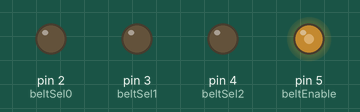
Simulated run of this sketch. Board: Arduino Uno, built with avr-gcc and run on an emulated ATmega328P. On the bench: output pins drawn as LEDs (lit = HIGH).

Above: at 0.1 s.
At 6.6 s:
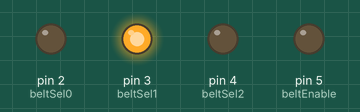
At 9.6 s:
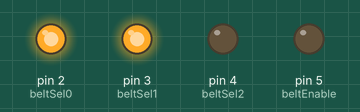
At 18.6 s:
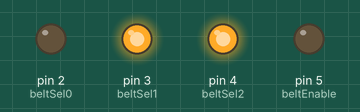
At 27.6 s:
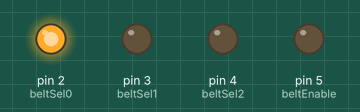
At 36.6 s:
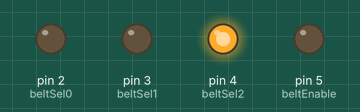
Timing chart, 0 to 40.0 s (numbered marks = the images above):
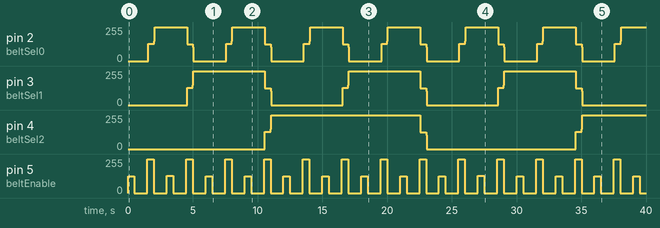

The sketch:

beltHalf.ino
```cpp
int beltSel0 = 2;
int beltSel1 = 3;
int beltSel2 = 4;
int beltEnable = 5;

int beltVib;

void setup() {

  pinMode(beltSel0, OUTPUT);
  pinMode(beltSel1, OUTPUT);
  pinMode(beltSel2, OUTPUT);
  pinMode(beltEnable, OUTPUT);  // PWM this pin.

  beltVib = 0;
}

void loop() {

  if (beltVib >= 16)
    beltVib = 0;

   //vib0
  if (beltVib == 0){
    Serial.println("vibrate 0");
    digitalWrite (beltSel2,LOW);
    digitalWrite (beltSel1,LOW);
    digitalWrite (beltSel0,LOW);
    analogWrite (beltEnable,125);
    delay(500);
    digitalWrite(beltEnable,LOW);
  }

  //vib1
  if (beltVib == 1){
    Serial.println("vibrate 1");
    digitalWrite (beltSel2,LOW);
    digitalWrite (beltSel1,LOW);
    digitalWrite(beltSel0,LOW);
    digitalWrite(beltEnable,HIGH);
    for (int i=0;i< 50;i++){
      delay(5);
      digitalWrite(beltSel2,LOW);
      digitalWrite(beltSel1,LOW);
      digitalWrite(beltSel0,LOW);
      delay(5);
      digitalWrite(beltSel2,LOW);
      digitalWrite(beltSel1,LOW);
      digitalWrite(beltSel0,HIGH);
    }
    digitalWrite(beltEnable,LOW);
  }

   //vib2
  if (beltVib == 2){
    Serial.println("vibrate 2");
    digitalWrite (beltSel2,LOW);
    digitalWrite (beltSel1,LOW);
    digitalWrite (beltSel0,HIGH);
    analogWrite (beltEnable,128);
    delay(500);
    digitalWrite(beltEnable,LOW);
  }

  //vib3
  if (beltVib == 3){
    Serial.println("vibrate 3");
    digitalWrite (beltSel2,LOW);
    digitalWrite (beltSel1,LOW);
    digitalWrite(beltSel0,HIGH);
    digitalWrite(beltEnable,HIGH);
    for (int i=0;i< 50;i++){
      delay(5);
      digitalWrite(beltSel2,LOW);
      digitalWrite(beltSel1,LOW);
      digitalWrite(beltSel0,HIGH);
      delay(5);
      digitalWrite(beltSel2,LOW);
      digitalWrite(beltSel1,HIGH);
      digitalWrite(beltSel0,LOW);
    }
    digitalWrite(beltEnable,LOW);
  }

  //vib4
  if (beltVib == 4){
    Serial.println("vibrate 4");
    digitalWrite (beltSel2,LOW);
    digitalWrite (beltSel1,HIGH);
    digitalWrite (beltSel0,LOW);
    analogWrite (beltEnable,125);
    delay(500);
    digitalWrite(beltEnable,LOW);
  }

  //vib5
  if (beltVib == 5){
    Serial.println("vibrate 5");
    digitalWrite (beltSel2,LOW);
    digitalWrite (beltSel1,HIGH);
    digitalWrite(beltSel0,LOW);
    digitalWrite(beltEnable,HIGH);
    for (int i=0;i< 50;i++){
      delay(5);
      digitalWrite(beltSel2,LOW);
      digitalWrite(beltSel1,HIGH);
      digitalWrite(beltSel0,LOW);
      delay(5);
      digitalWrite(beltSel2,LOW);
      digitalWrite(beltSel1,HIGH);
      digitalWrite(beltSel0,HIGH);
    }
    digitalWrite(beltEnable,LOW);
  }

  //vib6
  if (beltVib == 6){
    Serial.println("vibrate 6");
    digitalWrite (beltSel2,LOW);
    digitalWrite (beltSel1,HIGH);
    digitalWrite (beltSel0,HIGH);
    analogWrite (beltEnable,125);
    delay(500);
    digitalWrite(beltEnable,LOW);
  }

  //vib7
  if (beltVib == 7){
    Serial.println("vibrate 7");
    digitalWrite (beltSel2,LOW);
    digitalWrite (beltSel1,HIGH);
    digitalWrite(beltSel0,HIGH);
    digitalWrite(beltEnable,HIGH);
    for (int i=0;i< 50;i++){
      delay(5);
      digitalWrite(beltSel2,LOW);
      digitalWrite(beltSel1,HIGH);
      digitalWrite(beltSel0,HIGH);
      delay(5);
      digitalWrite(beltSel2,HIGH);
      digitalWrite(beltSel1,LOW);
      digitalWrite(beltSel0,LOW);
    }
    digitalWrite(beltEnable,LOW);
  }

  //vib8
  if (beltVib == 8){
    Serial.println("vibrate 8");
    digitalWrite (beltSel2,HIGH);
    digitalWrite (beltSel1,LOW);
    digitalWrite (beltSel0,LOW);
    analogWrite (beltEnable,125);
    delay(500);
    digitalWrite(beltEnable,LOW);
  }

  //vib9
  if (beltVib == 9){
    Serial.println("vibrate 9");
    digitalWrite (beltSel2,HIGH);
    digitalWrite (beltSel1,LOW);
    digitalWrite(beltSel0,LOW);
    digitalWrite(beltEnable,HIGH);
    for (int i=0;i< 50;i++){
      delay(5);
      digitalWrite(beltSel2,HIGH);
      digitalWrite(beltSel1,LOW);
      digitalWrite(beltSel0,LOW);
      delay(5);
      digitalWrite(beltSel2,HIGH);
      digitalWrite(beltSel1,LOW);
      digitalWrite(beltSel0,HIGH);
    }
    digitalWrite(beltEnable,LOW);
  }

  //vib10
  if (beltVib == 10){
    Serial.println("vibrate 10");
    digitalWrite (beltSel2,HIGH);
    digitalWrite (beltSel1,LOW);
    digitalWrite (beltSel0,HIGH);
    analogWrite (beltEnable,125);
    delay(500);
    digitalWrite(beltEnable,LOW);
  }

  //vib11
  if (beltVib == 11){
    Serial.println("vibrate 11");
    digitalWrite (beltSel2,HIGH);
    digitalWrite (beltSel1,LOW);
    digitalWrite(beltSel0,HIGH);
    digitalWrite(beltEnable,HIGH);
    for (int i=0;i< 50;i++){
      delay(5);
      digitalWrite(beltSel2,HIGH);
      digitalWrite(beltSel1,LOW);
      digitalWrite(beltSel0,HIGH);
      delay(5);
      digitalWrite(beltSel2,HIGH);
      digitalWrite(beltSel1,HIGH);
      digitalWrite(beltSel0,LOW);
    }
    digitalWrite(beltEnable,LOW);
  }

  //vib12
  if (beltVib == 12){
    Serial.println("vibrate 12");
    digitalWrite (beltSel2,HIGH);
    digitalWrite (beltSel1,HIGH);
    digitalWrite (beltSel0,LOW);
    analogWrite (beltEnable,125);
    delay(500);
    digitalWrite(beltEnable,LOW);
  }

  //vib13
  if (beltVib == 13){
    Serial.println("vibrate 13");
    digitalWrite (beltSel2,HIGH);
    digitalWrite (beltSel1,HIGH);
    digitalWrite(beltSel0,LOW);
    digitalWrite(beltEnable,HIGH);
    for (int i=0;i< 50;i++){
      delay(5);
      digitalWrite(beltSel2,HIGH);
      digitalWrite(beltSel1,HIGH);
      digitalWrite(beltSel0,LOW);
      delay(5);
      digitalWrite(beltSel2,HIGH);
      digitalWrite(beltSel1,HIGH);
      digitalWrite(beltSel0,HIGH);
    }
    digitalWrite(beltEnable,LOW);
  }

  //vib14
  if (beltVib == 14){
    Serial.println("vibrate 14");
    digitalWrite (beltSel2,HIGH);
    digitalWrite (beltSel1,HIGH);
    digitalWrite (beltSel0,HIGH);
    analogWrite (beltEnable,125);
    delay(500);
    digitalWrite(beltEnable,LOW);
  }

  //vib15
  if (beltVib == 15){
    Serial.println("vibrate 15");
    digitalWrite (beltSel2,HIGH);
    digitalWrite (beltSel1,HIGH);
    digitalWrite(beltSel0,HIGH);
    digitalWrite(beltEnable,HIGH);
    for (int i=0;i< 50;i++){
      delay(5);
      digitalWrite(beltSel2,HIGH);
      digitalWrite(beltSel1,HIGH);
      digitalWrite(beltSel0,HIGH);
      delay(5);
      digitalWrite(beltSel2,LOW);
      digitalWrite(beltSel1,LOW);
      digitalWrite(beltSel0,LOW);
    }
    digitalWrite(beltEnable,LOW);
  }
beltVib++;
delay(1000);

}
```

Measured:
- by itself, pin 2 (beltSel0): repeats every 6.0 s: 150/255 0.04 s, 255/255 2.5 s, 127/255 0.44 s, 105/255 0.04 s, 0/255 2.5 s, 128/255 0.44 s
- by itself, pin 3 (beltSel1): repeats every 12.0 s: 150/255 0.04 s, 255/255 5.5 s, 127/255 0.44 s, 105/255 0.04 s, 0/255 5.5 s, 128/255 0.44 s
- by itself, pin 5 (beltEnable): 0/255 → 125/255 at 0.00 s, → 0/255 0.50 s later, → 255/255 1.0 s later, → 0/255 0.50 s later, … (54 changes in this stretch)
